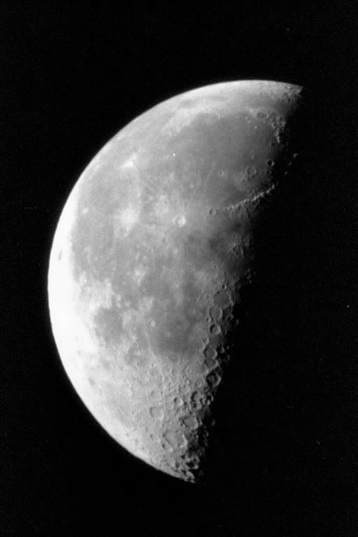
%> input picture TME1/Images/moon.tif, 358 x 537 px
$ octave Exercice3.m   (GNU Octave 9; MATLAB toolbox functions it lacks are replaced by stand-ins)
%> lines starting %> are read from the running program, lines starting %| are printed output that depends on the picture
### TME1/ouvrirImage.m
function [ I,n,m ] = ouvrirImage( nom )
%> called with nom = './images/moon.tif'
%ouvrirImage est une fonction qui permet d'ouvrir une image,
%de la renvoyer ainsi que sa taille (nbLignes, nbColonnes)
    I = imread(nom);
%> I is the input picture: size 537x358 uint8; min 0, max 253, mean 52.9
    n = size(I,1);
%> n = 537
    m = size(I,2);
%> m = 358
end

### TME1/compterPixels.m
function [ nb ] = compterPixels( I,k )
%compterPixels renvoie le nombre de pixels de niveau de gris k dans l'image
%I
    aux = find(I==k);
    nb = size(aux,1);
end

### TME1/calculerHisto.m
function [ h ] = calculerHisto( I )
%UNTITLED10 Summary of this function goes here
%   Detailed explanation goes here

h = zeros(1,256);
% h est indexé de 1 à 256 donc on doit ajouter 1 à tous les i
% Et donc les valeurs vont être stocké comme suite
% h(1) = Le nombre de pixels 0 , h(2) = Le nombre de pixels 1 etc.
for i = 0:255
        h(i+1) = compterPixels(I,i);
end
plot(h)
title ('Le résultat de la fonction calculerHistog(I)');
end

### TME1/Exercice3.m
% Question 1
% ---------------------

% Ouverture de cette image

[I, n, m] = ouvrirImage('./images/moon.tif')
%> n = 537; m = 358

% Visualisation de l'image

imageview(I)
%> (this line was passed over: imageview is not available in this run)

% Question 2
% ----------------------

% Calcul de l'histogramme de l'image

h = calculerHisto(I)
%> the loop in calculerHisto, `for i = 0:255` made 256 passes
%> nb in compterPixels on passes 1 to 3: 1459, 20126, 30924
%> after the loop in calculerHisto, `for i = 0:255`: h = 256 values, max 30924 at index 3, min 0 at index 255, mean 751
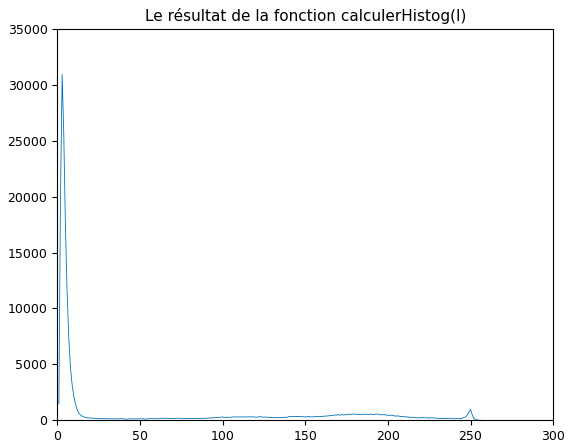
%> figure redrawn from the program's plot data; curve peaks at x = 3, y = 30924

% D閠ermination du niveau de gris maximum

% Le niveau de gris maximum de cette image est 254 est le minimum est 0
